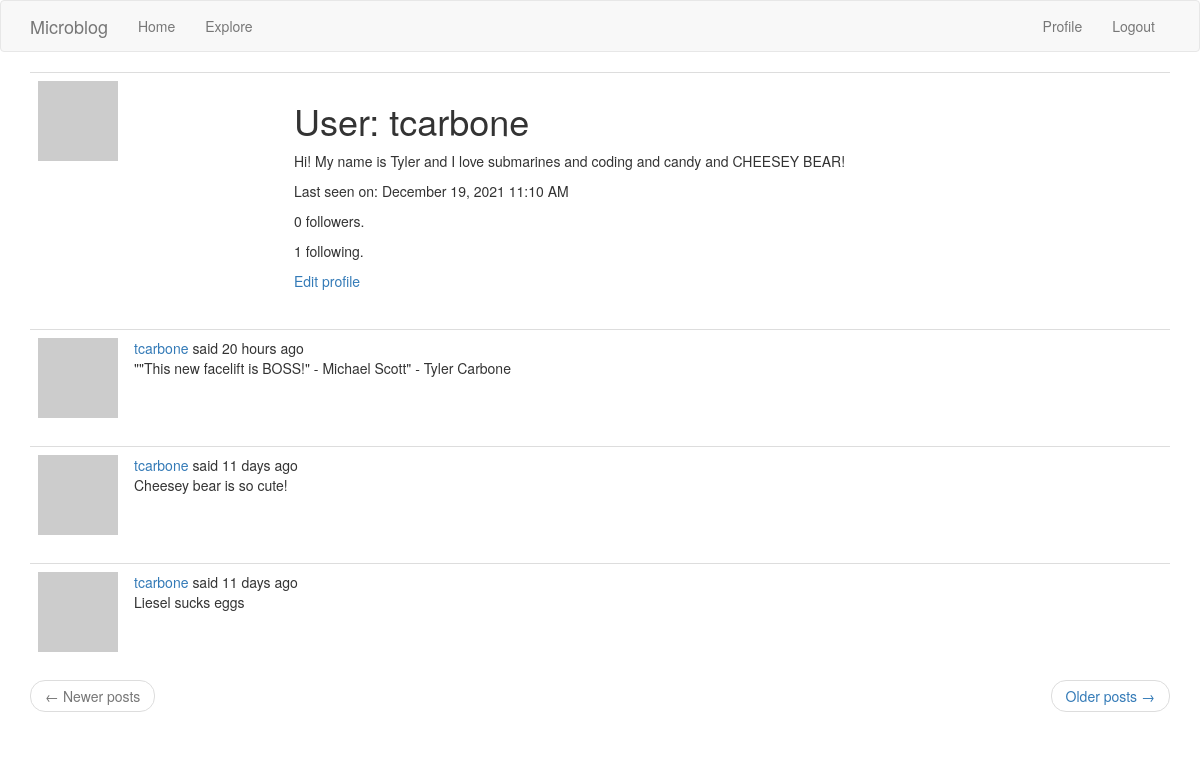
/user/tcarbone (signed in), run on an earlier commit of the app's database.
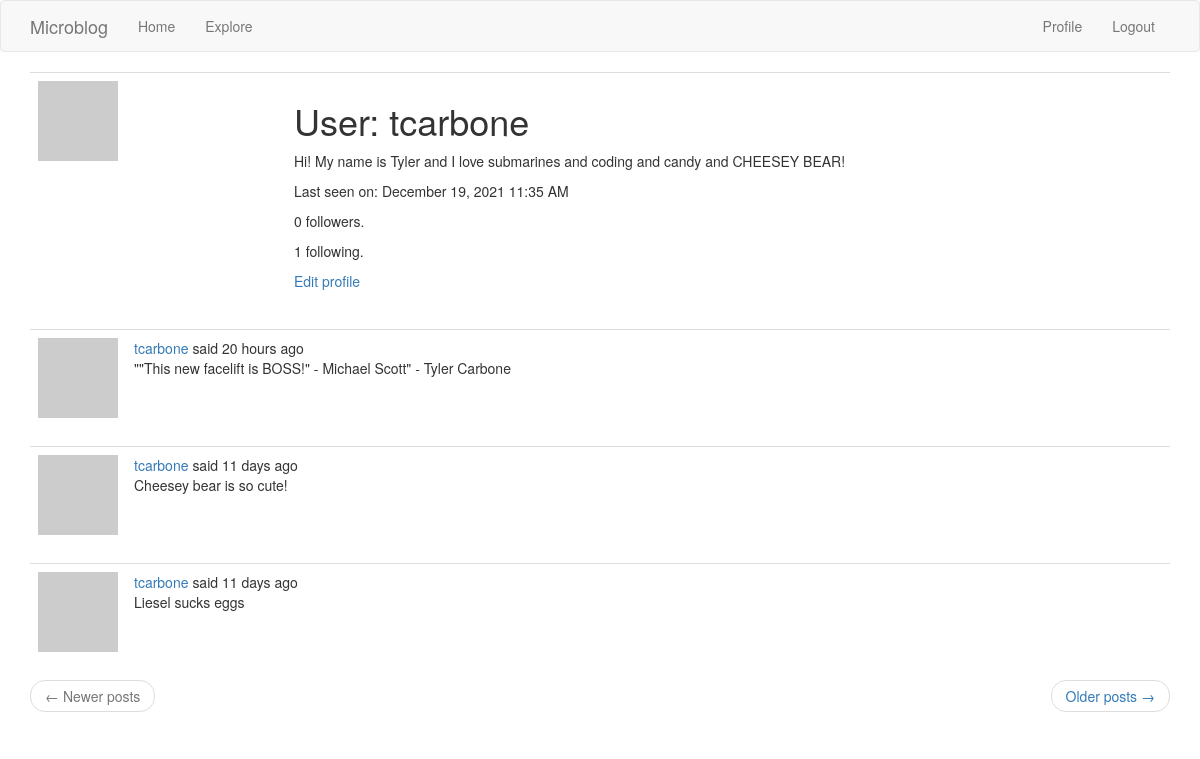
And on a later commit of the database.
### app/models.py (models this page shows, shortened)
class User(UserMixin, db.Model):
    id = db.Column(db.Integer, primary_key=True)
    username = db.Column(db.String(64), index=True, unique=True)
    email = db.Column(db.String(120), index=True, unique=True)
    password_hash = db.Column(db.String(128))
    about_me = db.Column(db.String(140))
    last_seen = db.Column(db.DateTime, default=datetime.utcnow)
    posts = db.relationship("Post", backref="author", lazy="dynamic")
    followed = db.relationship(
        "User",
        secondary = followers,
        primaryjoin = (followers.c.follower_id == id),
        secondaryjoin = (followers.c.followed_id == id),
        backref = db.backref("followers", lazy="dynamic"),
        lazy="dynamic"
    )
    def avatar(self, size):
        digest = hashlib.md5(self.email.lower().encode("utf-8")).hexdigest()
        url = "https://www.gravatar.com/avatar/{}?d=identicon&s={}"
        return url.format(digest, size)

class Post(db.Model):
    id = db.Column(db.Integer, primary_key=True)
    body = db.Column(db.String(140))
    timestamp = db.Column(db.DateTime, index=True, default=datetime.utcnow)
    user_id = db.Column(db.Integer, db.ForeignKey('user.id'))

### app/routes.py (the view)
@app.route("/user/<username>")
@login_required
def user(username):
    user = User.query.filter_by(username=username).first_or_404()
    page = request.args.get('page', 1, type=int)
    posts = user.posts.order_by(Post.timestamp.desc()).paginate(
        page, app.config['POSTS_PER_PAGE'], False)
    if posts.has_next:
        next_url = url_for('user', username=user.username, page=posts.next_num)
    else:
        next_url = None
    if posts.has_prev:
        prev_url = url_for('user', username=user.username, page=posts.prev_num)
    else:
        prev_url = None
    form = EmptyForm()
    return render_template("user.html", user=user, posts=posts.items,
        next_url=next_url, prev_url=prev_url, form=form)

### app/models.py (called while the page is built)
@login.user_loader
def load_user(id):
    return User.query.get(int(id))

### app/routes.py (called while the page is built)
@app.before_request
def before_request():
    if current_user.is_authenticated:
        current_user.last_seen = datetime.utcnow()
        db.session.commit()

### app/templates/user.html (shortened to what this page needs)
{% extends "base.html" %}
{% block app_content %}
	<table class='table table-hover'>
		<tr>
			<td width='256px'><img src="{{ user.avatar(256) }}"></td>
			<td>
				<h1>User: {{ user.username }}</h1>
				{% if user.about_me %}
					<p>{{ user.about_me }}</p>
				{% endif %}
				{% if user.last_seen %}
					<p>Last seen on: {{ moment(user.last_seen).format('LLL') }}</p>
				{% endif %}
				<p>{{ user.followers.count() }} followers.</p>
				<p>{{ user.followed.count() }} following.</p>
				{% if user == current_user %}
					<p><a href="{{ url_for("edit_profile") }}">Edit profile</p>
				{% endif %}
			</td>
		</tr>
	</table>
	{% for post in posts %}
		{% include "_post.html"  %}
	{% endfor %}
    <nav aria-label="...">
        <ul class="pager">
            <li class="previous{% if not prev_url %} disabled{% endif %}">
                <a href="{{ prev_url or '#' }}">
                    <span aria-hidden="true">&larr;</span> Newer posts
                </a>
            </li>
            <li class="next{% if not next_url %} disabled{% endif %}">
                <a href="{{ next_url or '#' }}">
                    Older posts <span aria-hidden="true">&rarr;</span>
                </a>
            </li>
        </ul>
    </nav>
{% endblock %}

### app/templates/base.html (shortened to what this page needs)
{% extends 'bootstrap/base.html' %}
{% block navbar %}
	<nav class='navbar navbar-default'>
		<div class='container'>
            <div class='navbar-header'>
                <a class='navbar-brand' href='{{ url_for('index') }}'>Microblog</a>
            </div>
            <div class='collapse navbar-collapse' id='bs-example-navbar-collapse-1'>
                <ul class='nav navbar-nav'>
                    <li><a href='{{ url_for('index') }}'>Home</a></li>
                    <li><a href='{{ url_for('explore') }}'>Explore</a></li>
                </ul>
                <ul class='nav navbar-nav navbar-right'>
                    {% if current_user.is_anonymous %}
                    <li><a href='{{ url_for('login') }}'>Login</a></li>
                    {% else %}
                    <li><a href='{{ url_for('user', username=current_user.username) }}'>Profile</a></li>
                    <li><a href='{{ url_for('logout') }}'>Logout</a></li>
                    {% endif %}
                </ul>
            </div>
        </div>
	</nav>
{% endblock %}
{% block content %}
	<div class='container'>
		{% block app_content %}{% endblock %}
	</div>
{% endblock %}

### app/templates/_post.html
<table class="table table-hover">
	<tr>
		<td width="70px">
			<a href="{{ url_for('user', username=post.author.username) }}">
				<img src="{{ post.author.avatar(70) }}" />
			</a>
		</td>
		<td>
			<a href="{{ url_for('user', username=post.author.username) }}">
				{{ post.author.username }}
			</a>
			said {{ moment(post.timestamp).fromNow() }}
			<br>
			{{ post.body }}
		</td>
	</tr>
</table>

What changed in the data, as far as the page shows it:
changed User "tcarbone": last_seen "December 19, 2021 11:10 AM" → "December 19, 2021 11:35 AM"
